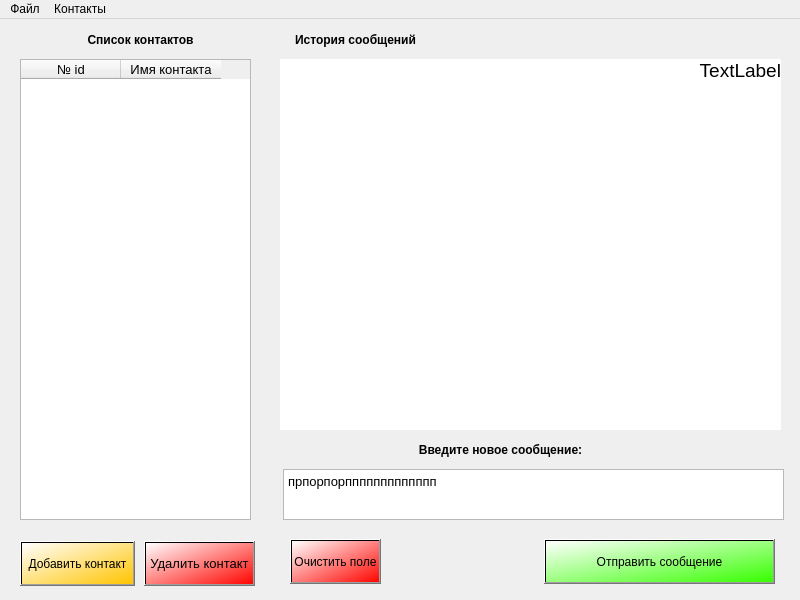
<?xml version="1.0" encoding="UTF-8"?>
<ui version="4.0">
 <class>Client_Main_Window</class>
 <widget class="QMainWindow" name="Client_Main_Window">
  <property name="geometry">
   <rect>
    <x>0</x>
    <y>0</y>
    <width>800</width>
    <height>600</height>
   </rect>
  </property>
  <property name="minimumSize">
   <size>
    <width>800</width>
    <height>600</height>
   </size>
  </property>
  <property name="windowTitle">
   <string>Чат.  Клиент Мессенджер</string>
  </property>
  <property name="toolButtonStyle">
   <enum>Qt::ToolButtonTextOnly</enum>
  </property>
  <widget class="QWidget" name="centralwidget">
   <widget class="QTableWidget" name="tableWidget_contacts">
    <property name="geometry">
     <rect>
      <x>20</x>
      <y>40</y>
      <width>231</width>
      <height>461</height>
     </rect>
    </property>
    <property name="font">
     <font>
      <pointsize>10</pointsize>
      <weight>50</weight>
      <bold>false</bold>
     </font>
    </property>
    <property name="toolTip">
     <string/>
    </property>
    <column>
     <property name="text">
      <string>№ id</string>
     </property>
    </column>
    <column>
     <property name="text">
      <string>Имя контакта</string>
     </property>
    </column>
   </widget>
   <widget class="QLabel" name="label_contacts_list">
    <property name="geometry">
     <rect>
      <x>30</x>
      <y>10</y>
      <width>221</width>
      <height>21</height>
     </rect>
    </property>
    <property name="font">
     <font>
      <weight>75</weight>
      <bold>true</bold>
     </font>
    </property>
    <property name="text">
     <string>Список контактов</string>
    </property>
    <property name="alignment">
     <set>Qt::AlignCenter</set>
    </property>
   </widget>
   <widget class="QPushButton" name="btn_Add_contact">
    <property name="geometry">
     <rect>
      <x>20</x>
      <y>522</y>
      <width>115</width>
      <height>45</height>
     </rect>
    </property>
    <property name="font">
     <font>
      <pointsize>9</pointsize>
      <weight>50</weight>
      <bold>false</bold>
     </font>
    </property>
    <property name="styleSheet">
     <string notr="true">background-color: qlineargradient(spread:pad, x1:1, y1:1, x2:0, y2:0, stop:0 rgba(255, 196, 0, 255), stop:1 rgba(255, 255, 255, 255));</string>
    </property>
    <property name="text">
     <string>Добавить контакт</string>
    </property>
   </widget>
   <widget class="QPushButton" name="btn_Delete_contact">
    <property name="geometry">
     <rect>
      <x>144</x>
      <y>522</y>
      <width>111</width>
      <height>45</height>
     </rect>
    </property>
    <property name="font">
     <font>
      <pointsize>10</pointsize>
      <weight>50</weight>
      <bold>false</bold>
     </font>
    </property>
    <property name="styleSheet">
     <string notr="true">background-color: qlineargradient(spread:pad, x1:1, y1:1, x2:0, y2:0, stop:0 rgba(255, 5, 0, 255), stop:1 rgba(255, 255, 255, 255));</string>
    </property>
    <property name="text">
     <string>Удалить контакт</string>
    </property>
   </widget>
   <widget class="QPushButton" name="btn_clear_textEdit">
    <property name="geometry">
     <rect>
      <x>290</x>
      <y>520</y>
      <width>91</width>
      <height>45</height>
     </rect>
    </property>
    <property name="styleSheet">
     <string notr="true">background-color: qlineargradient(spread:pad, x1:1, y1:1, x2:0, y2:0, stop:0 rgba(255, 5, 0, 255), stop:1 rgba(255, 255, 255, 255));</string>
    </property>
    <property name="text">
     <string>Очистить поле</string>
    </property>
   </widget>
   <widget class="QPushButton" name="btn_Send_new_message">
    <property name="geometry">
     <rect>
      <x>544</x>
      <y>520</y>
      <width>231</width>
      <height>45</height>
     </rect>
    </property>
    <property name="styleSheet">
     <string notr="true">background-color: qlineargradient(spread:pad, x1:1, y1:1, x2:0, y2:0, stop:0 rgba(55, 255, 0, 255), stop:1 rgba(255, 255, 255, 255));</string>
    </property>
    <property name="text">
     <string>Отправить сообщение</string>
    </property>
   </widget>
   <widget class="QLabel" name="text_History_message">
    <property name="geometry">
     <rect>
      <x>280</x>
      <y>40</y>
      <width>501</width>
      <height>371</height>
     </rect>
    </property>
    <property name="font">
     <font>
      <pointsize>14</pointsize>
     </font>
    </property>
    <property name="styleSheet">
     <string notr="true">background-color: rgb(255, 255, 255);</string>
    </property>
    <property name="text">
     <string>TextLabel</string>
    </property>
    <property name="alignment">
     <set>Qt::AlignRight|Qt::AlignTop|Qt::AlignTrailing</set>
    </property>
   </widget>
   <widget class="QTextEdit" name="textEdit_new_message">
    <property name="geometry">
     <rect>
      <x>283</x>
      <y>450</y>
      <width>501</width>
      <height>51</height>
     </rect>
    </property>
    <property name="font">
     <font>
      <pointsize>10</pointsize>
     </font>
    </property>
    <property name="html">
     <string>&lt;!DOCTYPE HTML PUBLIC &quot;-//W3C//DTD HTML 4.0//EN&quot; &quot;http://www.w3.org/TR/REC-html40/strict.dtd&quot;&gt;
&lt;html&gt;&lt;head&gt;&lt;meta name=&quot;qrichtext&quot; content=&quot;1&quot; /&gt;&lt;style type=&quot;text/css&quot;&gt;
p, li { white-space: pre-wrap; }
&lt;/style&gt;&lt;/head&gt;&lt;body style=&quot; font-family:'MS Shell Dlg 2'; font-size:10pt; font-weight:400; font-style:normal;&quot;&gt;
&lt;p style=&quot; margin-top:0px; margin-bottom:0px; margin-left:0px; margin-right:0px; -qt-block-indent:0; text-indent:0px;&quot;&gt;прпорпорппппппппппппп&lt;/p&gt;&lt;/body&gt;&lt;/html&gt;</string>
    </property>
   </widget>
   <widget class="QLabel" name="label_history_m">
    <property name="geometry">
     <rect>
      <x>290</x>
      <y>10</y>
      <width>131</width>
      <height>21</height>
     </rect>
    </property>
    <property name="font">
     <font>
      <weight>75</weight>
      <bold>true</bold>
     </font>
    </property>
    <property name="text">
     <string>История сообщений</string>
    </property>
    <property name="alignment">
     <set>Qt::AlignCenter</set>
    </property>
   </widget>
   <widget class="QLabel" name="label_new_message">
    <property name="geometry">
     <rect>
      <x>400</x>
      <y>420</y>
      <width>201</width>
      <height>21</height>
     </rect>
    </property>
    <property name="font">
     <font>
      <weight>75</weight>
      <bold>true</bold>
     </font>
    </property>
    <property name="text">
     <string>Введите новое сообщение:</string>
    </property>
    <property name="alignment">
     <set>Qt::AlignCenter</set>
    </property>
   </widget>
  </widget>
  <widget class="QMenuBar" name="menubar">
   <property name="geometry">
    <rect>
     <x>0</x>
     <y>0</y>
     <width>800</width>
     <height>21</height>
    </rect>
   </property>
   <widget class="QMenu" name="menu">
    <property name="title">
     <string>Файл</string>
    </property>
    <addaction name="separator"/>
    <addaction name="action_2"/>
    <addaction name="action_3"/>
   </widget>
   <widget class="QMenu" name="menu_2">
    <property name="title">
     <string>Контакты</string>
    </property>
    <addaction name="action_4"/>
   </widget>
   <addaction name="menu"/>
   <addaction name="menu_2"/>
  </widget>
  <action name="action_2">
   <property name="text">
    <string>Открыть</string>
   </property>
  </action>
  <action name="action_3">
   <property name="text">
    <string>Сохранить</string>
   </property>
  </action>
  <action name="action_4">
   <property name="text">
    <string>Добавить контакт</string>
   </property>
  </action>
 </widget>
 <resources/>
 <connections>
  <connection>
   <sender>btn_clear_textEdit</sender>
   <signal>clicked()</signal>
   <receiver>textEdit_new_message</receiver>
   <slot>clear()</slot>
   <hints>
    <hint type="sourcelabel">
     <x>335</x>
     <y>568</y>
    </hint>
    <hint type="destinationlabel">
     <x>339</x>
     <y>508</y>
    </hint>
   </hints>
  </connection>
 </connections>
</ui>
